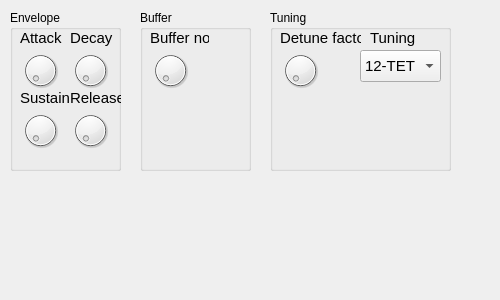
<?xml version="1.0" encoding="UTF-8"?>
<ui version="4.0">
 <class>Form</class>
 <widget class="QWidget" name="Form">
  <property name="geometry">
   <rect>
    <x>0</x>
    <y>0</y>
    <width>500</width>
    <height>300</height>
   </rect>
  </property>
  <property name="sizePolicy">
   <sizepolicy hsizetype="Fixed" vsizetype="Fixed">
    <horstretch>0</horstretch>
    <verstretch>0</verstretch>
   </sizepolicy>
  </property>
  <property name="minimumSize">
   <size>
    <width>500</width>
    <height>300</height>
   </size>
  </property>
  <property name="maximumSize">
   <size>
    <width>500</width>
    <height>300</height>
   </size>
  </property>
  <property name="windowTitle">
   <string>Form</string>
  </property>
  <widget class="QGroupBox" name="envelope">
   <property name="geometry">
    <rect>
     <x>10</x>
     <y>10</y>
     <width>111</width>
     <height>161</height>
    </rect>
   </property>
   <property name="title">
    <string>Envelope</string>
   </property>
   <widget class="QDial" name="attack">
    <property name="geometry">
     <rect>
      <x>10</x>
      <y>30</y>
      <width>41</width>
      <height>61</height>
     </rect>
    </property>
    <property name="maximum">
     <number>127</number>
    </property>
   </widget>
   <widget class="QLabel" name="label">
    <property name="geometry">
     <rect>
      <x>10</x>
      <y>20</y>
      <width>59</width>
      <height>16</height>
     </rect>
    </property>
    <property name="font">
     <font>
      <pointsize>11</pointsize>
     </font>
    </property>
    <property name="text">
     <string>Attack</string>
    </property>
   </widget>
   <widget class="QDial" name="decay">
    <property name="geometry">
     <rect>
      <x>60</x>
      <y>30</y>
      <width>41</width>
      <height>61</height>
     </rect>
    </property>
    <property name="maximum">
     <number>127</number>
    </property>
   </widget>
   <widget class="QLabel" name="label_2">
    <property name="geometry">
     <rect>
      <x>60</x>
      <y>20</y>
      <width>59</width>
      <height>16</height>
     </rect>
    </property>
    <property name="font">
     <font>
      <pointsize>11</pointsize>
     </font>
    </property>
    <property name="text">
     <string>Decay</string>
    </property>
   </widget>
   <widget class="QDial" name="sustain">
    <property name="geometry">
     <rect>
      <x>10</x>
      <y>90</y>
      <width>41</width>
      <height>61</height>
     </rect>
    </property>
    <property name="maximum">
     <number>127</number>
    </property>
   </widget>
   <widget class="QLabel" name="label_3">
    <property name="geometry">
     <rect>
      <x>10</x>
      <y>80</y>
      <width>59</width>
      <height>16</height>
     </rect>
    </property>
    <property name="font">
     <font>
      <pointsize>11</pointsize>
     </font>
    </property>
    <property name="text">
     <string>Sustain</string>
    </property>
   </widget>
   <widget class="QDial" name="release">
    <property name="geometry">
     <rect>
      <x>60</x>
      <y>90</y>
      <width>41</width>
      <height>61</height>
     </rect>
    </property>
    <property name="maximum">
     <number>127</number>
    </property>
   </widget>
   <widget class="QLabel" name="label_4">
    <property name="geometry">
     <rect>
      <x>60</x>
      <y>80</y>
      <width>59</width>
      <height>16</height>
     </rect>
    </property>
    <property name="font">
     <font>
      <pointsize>11</pointsize>
     </font>
    </property>
    <property name="text">
     <string>Release</string>
    </property>
   </widget>
  </widget>
  <widget class="QGroupBox" name="buffer">
   <property name="geometry">
    <rect>
     <x>140</x>
     <y>10</y>
     <width>111</width>
     <height>161</height>
    </rect>
   </property>
   <property name="title">
    <string>Buffer</string>
   </property>
   <widget class="QDial" name="buffer_no">
    <property name="geometry">
     <rect>
      <x>10</x>
      <y>30</y>
      <width>41</width>
      <height>61</height>
     </rect>
    </property>
    <property name="maximum">
     <number>255</number>
    </property>
    <property name="wrapping">
     <bool>false</bool>
    </property>
   </widget>
   <widget class="QLabel" name="label_5">
    <property name="geometry">
     <rect>
      <x>10</x>
      <y>20</y>
      <width>59</width>
      <height>16</height>
     </rect>
    </property>
    <property name="font">
     <font>
      <pointsize>11</pointsize>
     </font>
    </property>
    <property name="text">
     <string>Buffer no.</string>
    </property>
   </widget>
  </widget>
  <widget class="QGroupBox" name="tuning_group">
   <property name="geometry">
    <rect>
     <x>270</x>
     <y>10</y>
     <width>181</width>
     <height>161</height>
    </rect>
   </property>
   <property name="title">
    <string>Tuning</string>
   </property>
   <widget class="QDial" name="detune_factor">
    <property name="geometry">
     <rect>
      <x>10</x>
      <y>30</y>
      <width>41</width>
      <height>61</height>
     </rect>
    </property>
    <property name="maximum">
     <number>127</number>
    </property>
   </widget>
   <widget class="QLabel" name="label_6">
    <property name="geometry">
     <rect>
      <x>10</x>
      <y>20</y>
      <width>81</width>
      <height>16</height>
     </rect>
    </property>
    <property name="font">
     <font>
      <pointsize>11</pointsize>
     </font>
    </property>
    <property name="text">
     <string>Detune factor</string>
    </property>
   </widget>
   <widget class="QComboBox" name="tuning">
    <property name="geometry">
     <rect>
      <x>90</x>
      <y>40</y>
      <width>81</width>
      <height>32</height>
     </rect>
    </property>
    <property name="font">
     <font>
      <pointsize>11</pointsize>
     </font>
    </property>
    <item>
     <property name="text">
      <string>12-TET</string>
     </property>
    </item>
    <item>
     <property name="text">
      <string>Just intonation</string>
     </property>
    </item>
    <item>
     <property name="text">
      <string>19-TET</string>
     </property>
    </item>
    <item>
     <property name="text">
      <string>29-TET</string>
     </property>
    </item>
   </widget>
   <widget class="QLabel" name="label_7">
    <property name="geometry">
     <rect>
      <x>100</x>
      <y>20</y>
      <width>81</width>
      <height>16</height>
     </rect>
    </property>
    <property name="font">
     <font>
      <pointsize>11</pointsize>
     </font>
    </property>
    <property name="text">
     <string>Tuning</string>
    </property>
   </widget>
  </widget>
 </widget>
 <resources/>
 <connections/>
</ui>
